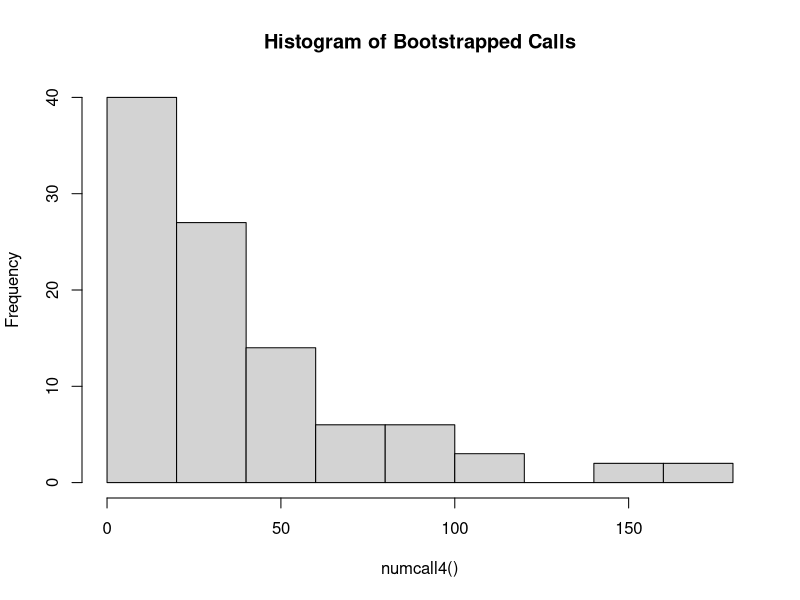
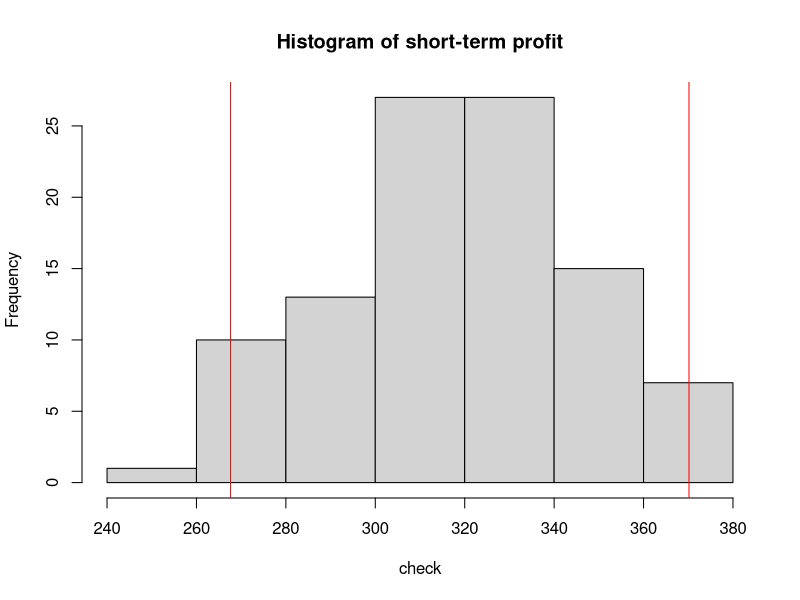

The R source for these figures, in order:
## ---- chunk 1
library(dplyr)

numcall4 <- function(n=100) {
tha.calls <-c()
for (j in 1:n) {
  count <- 0
  A <- FALSE
  B <- FALSE
  C <- FALSE
  D <- FALSE
  while (!(A & B & C & D)) {
    count <- count + 1
    num.box <- sample(c("A", "B", "C", "D"), replace = TRUE, prob = c(0.10, 0.25, 0.25, 0.40))
      # just for fun, I did a character match with the boolean TRUE
    if (0 < sum(matches(match = "TRUE",vars = as.character(grepl("A",num.box))))) {
      A <- TRUE
    } else if (0 < sum(matches(match = "TRUE",vars = as.character(grepl("B",num.box))))) {
      B <- TRUE
    } else if (0 < sum(matches(match = "TRUE",vars = as.character(grepl("C",num.box))))) {
      C <- TRUE
    } else if (0 < sum(matches(match = "TRUE",vars = as.character(grepl("",num.box))))) {
      D <- TRUE
    }
  }
  tha.calls[j] <- sum(count)
}

tha.calls # about 40
}
hist(numcall4(), main = "Histogram of Bootstrapped Calls")
c("mean # of calls" = mean(numcall4()))
## ---- chunk 2
# Vectorize values
sale.prob <- .04 # probability of completing a sale/total answered phone calls.
ppc <- .02 # price per call
avrev <- 199 # average revenue
nReps <- 100 # number of repetitions

## ---- chunk 3
ptm <- proc.time()  # Start the clock!

check <- c()
av_calls <- c()
for (i in 1:nReps) {
av_calls[i]<- mean(numcall4())
check[i] <- sale.prob*av_calls[i]*avrev - av_calls[i]*ppc
}

proc.time() - ptm   # Stop the clock

length(check) # Just to see if I have 100 elements in the vector
# t/s = to succeed
c("mean calls t/s"=mean(av_calls), "mean short-profit t/s"=mean(check))
## ---- chunk 4
ave_calls <- mean(av_calls)
short_profit <- mean(check)
c("prof/call" = short_profit/ave_calls )
# this means we make $ 7.94 on average per call that goes through to all 4 areas.
## ---- chunk 5
hist(check,main = "Histogram of short-term profit")
mc.err <- quantile(check,c(.025,.975))
abline(v=mc.err,col='red')

c(mc.err[1],"estimate"=short_profit,mc.err[2])
